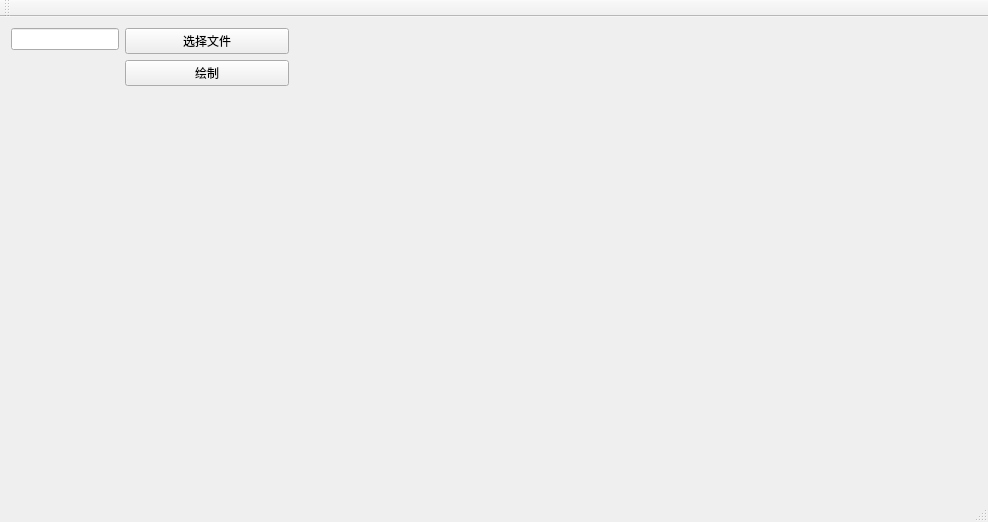
<?xml version="1.0" encoding="UTF-8"?>
<ui version="4.0">
 <class>QtTestClass</class>
 <widget class="QMainWindow" name="QtTestClass">
  <property name="geometry">
   <rect>
    <x>0</x>
    <y>0</y>
    <width>988</width>
    <height>522</height>
   </rect>
  </property>
  <property name="windowTitle">
   <string>QtTest</string>
  </property>
  <widget class="QWidget" name="centralWidget">
   <layout class="QHBoxLayout" name="horizontalLayout_2">
    <property name="spacing">
     <number>0</number>
    </property>
    <property name="leftMargin">
     <number>0</number>
    </property>
    <property name="topMargin">
     <number>0</number>
    </property>
    <property name="rightMargin">
     <number>0</number>
    </property>
    <property name="bottomMargin">
     <number>0</number>
    </property>
    <item>
     <widget class="QWidget" name="widget" native="true">
      <property name="sizePolicy">
       <sizepolicy hsizetype="Fixed" vsizetype="Preferred">
        <horstretch>0</horstretch>
        <verstretch>0</verstretch>
       </sizepolicy>
      </property>
      <property name="minimumSize">
       <size>
        <width>300</width>
        <height>0</height>
       </size>
      </property>
      <property name="styleSheet">
       <string notr="true"/>
      </property>
      <layout class="QFormLayout" name="formLayout">
       <item row="0" column="0">
        <widget class="QLineEdit" name="lineEdit_fileName"/>
       </item>
       <item row="0" column="1">
        <widget class="QPushButton" name="pushButton">
         <property name="text">
          <string>选择文件</string>
         </property>
        </widget>
       </item>
       <item row="1" column="0">
        <spacer name="horizontalSpacer">
         <property name="orientation">
          <enum>Qt::Horizontal</enum>
         </property>
         <property name="sizeHint" stdset="0">
          <size>
           <width>40</width>
           <height>20</height>
          </size>
         </property>
        </spacer>
       </item>
       <item row="1" column="1">
        <widget class="QPushButton" name="pushButton_2">
         <property name="text">
          <string>绘制</string>
         </property>
        </widget>
       </item>
      </layout>
     </widget>
    </item>
    <item>
     <widget class="QVTKWidget" name="qvtkWidget"/>
    </item>
   </layout>
  </widget>
  <widget class="QMenuBar" name="menuBar">
   <property name="geometry">
    <rect>
     <x>0</x>
     <y>0</y>
     <width>988</width>
     <height>26</height>
    </rect>
   </property>
  </widget>
  <widget class="QToolBar" name="mainToolBar">
   <attribute name="toolBarArea">
    <enum>TopToolBarArea</enum>
   </attribute>
   <attribute name="toolBarBreak">
    <bool>false</bool>
   </attribute>
  </widget>
  <widget class="QStatusBar" name="statusBar"/>
 </widget>
 <layoutdefault spacing="6" margin="11"/>
 <customwidgets>
  <customwidget>
   <class>QVTKWidget</class>
   <extends>QWidget</extends>
   <header>QVTKWidget.h</header>
  </customwidget>
 </customwidgets>
 <resources>
  <include location="qttest.qrc"/>
 </resources>
 <connections>
  <connection>
   <sender>pushButton</sender>
   <signal>clicked()</signal>
   <receiver>QtTestClass</receiver>
   <slot>openFile()</slot>
   <hints>
    <hint type="sourcelabel">
     <x>234</x>
     <y>65</y>
    </hint>
    <hint type="destinationlabel">
     <x>343</x>
     <y>0</y>
    </hint>
   </hints>
  </connection>
  <connection>
   <sender>pushButton_2</sender>
   <signal>clicked()</signal>
   <receiver>QtTestClass</receiver>
   <slot>draw()</slot>
   <hints>
    <hint type="sourcelabel">
     <x>207</x>
     <y>104</y>
    </hint>
    <hint type="destinationlabel">
     <x>222</x>
     <y>0</y>
    </hint>
   </hints>
  </connection>
 </connections>
 <slots>
  <slot>openFile()</slot>
  <slot>draw()</slot>
 </slots>
</ui>
